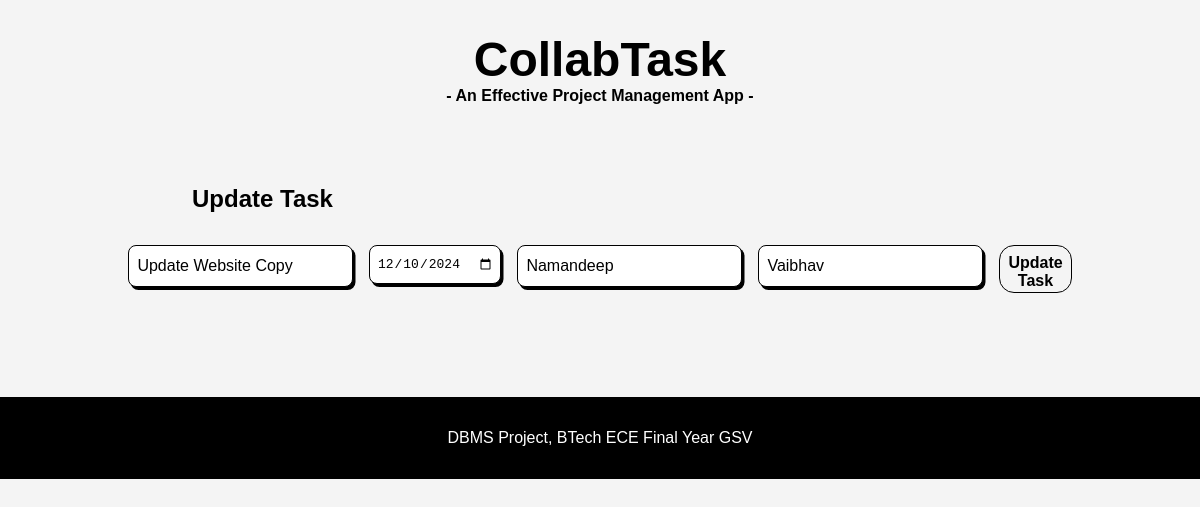
Screenshot of /update/2 with the database file from the repository.
### app.py (models this page shows, shortened)
class Task(db.Model):
    id = db.Column(db.Integer, primary_key=True)
    title = db.Column(db.String(100), nullable=False)
    date = db.Column(db.Date, nullable=True)
    assigned_to = db.Column(db.String(50), nullable=True)
    assigned_by = db.Column(db.String(50), nullable=True)
    is_done = db.Column(db.Boolean, default=False)
    status = db.Column(db.String(20), default='Active')  # New status column

### app.py (the view, shortened to what this page needs)
@app.route('/update/<int:task_id>', methods=['GET', 'POST'])
def update_task(task_id):
    task = Task.query.get_or_404(task_id)
    return render_template('update.html', task=task)

### templates/update.html
{% extends "base.html" %}
{% block content %}
<section>
    <h2>Update Task</h2>
    <form action="/update/{{ task.id }}" method="POST" class="task-form">
        <input type="text" name="title" value="{{ task.title }}" required class="input1">
        <input type="date" name="date" value="{{ task.date }}" required class="input2">
        <input type="text" name="assigned_to" value="{{ task.assigned_to }}" class="input1">
        <input type="text" name="assigned_by" value="{{ task.assigned_by }}" class="input1">
        <button type="submit" class="master-button">Update Task</button>
    </form>
</section>
{% endblock %}

### static/styles.css (style rules this page uses)
body { font-family: Poppins, sans-serif; margin: 0; padding: 0; background-color: #f4f4f4; }
h1, h2 { font-weight: bold; text-align: center; color: #000000; }
.task-form { padding: 0.5rem; display: flex; margin: 1rem 10rem 2rem 10rem; justify-content: center; gap: 1em; }
.task-form input { height: 1.5rem; padding: 0.875rem; font-size: 1rem; border: 1.5px solid #000; border-radius: 0.5rem; box-shadow: 2.5px 3px 0 #000; outline: none; transition: ease 0.25s; }
.input1 { width: 30rem; height: 1.5rem; }
.task-form input, .task-form button { padding: 0.5em; font-size: 1em; }
.master-button { font-weight: bold; height: 3em; width: 10rem; background-color: transparent; border: 1.5px solid #000000; border-radius: 0.9375em; box-sizing: border-box; color: #000000; cursor: pointer; transition: all 300ms; }
section h2 { text-align: left; margin:3rem 0 1.5rem 10rem ; }

### rows the page displays
Task: title "Update Website Copy", date "12/10/2024", assigned_to "Namandeep", assigned_by "Vaibhav"
